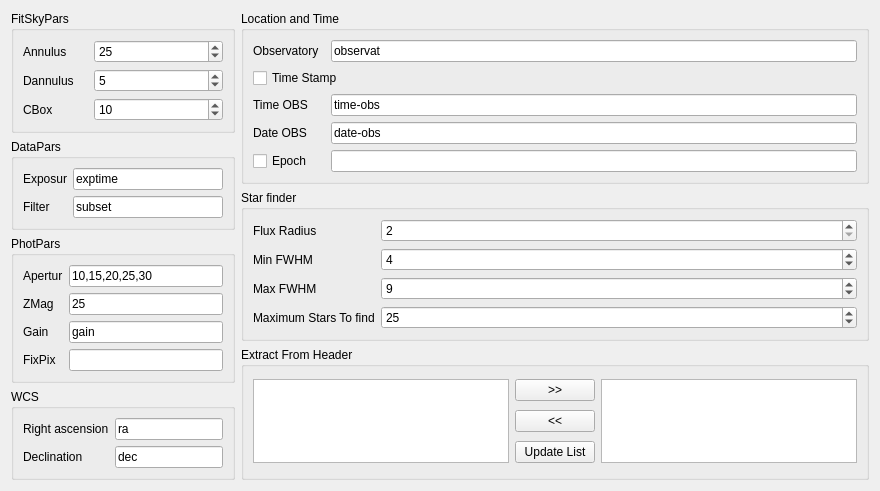
          <widget class="QWidget" name="tab_37">
           <attribute name="title">
            <string>Photometry</string>
           </attribute>
           <layout class="QGridLayout" name="gridLayout_95">
            <item row="0" column="0">
             <layout class="QGridLayout" name="gridLayout_96">
              <item row="0" column="0">
               <widget class="QGroupBox" name="groupBox_40">
                <property name="title">
                 <string>FitSkyPars</string>
                </property>
                <layout class="QGridLayout" name="gridLayout_97">
                 <item row="0" column="0">
                  <widget class="QLabel" name="label_87">
                   <property name="maximumSize">
                    <size>
                     <width>65</width>
                     <height>16777215</height>
                    </size>
                   </property>
                   <property name="text">
                    <string>Annulus</string>
                   </property>
                   <property name="alignment">
                    <set>Qt::AlignLeading|Qt::AlignLeft|Qt::AlignVCenter</set>
                   </property>
                  </widget>
                 </item>
                 <item row="0" column="1">
                  <widget class="QDoubleSpinBox" name="doubleSpinBox_8">
                   <property name="decimals">
                    <number>0</number>
                   </property>
                   <property name="maximum">
                    <double>1000.000000000000000</double>
                   </property>
                   <property name="value">
                    <double>25.000000000000000</double>
                   </property>
                  </widget>
                 </item>
                 <item row="1" column="0">
                  <widget class="QLabel" name="label_88">
                   <property name="maximumSize">
                    <size>
                     <width>65</width>
                     <height>16777215</height>
                    </size>
                   </property>
                   <property name="text">
                    <string>Dannulus</string>
                   </property>
                   <property name="alignment">
                    <set>Qt::AlignLeading|Qt::AlignLeft|Qt::AlignVCenter</set>
                   </property>
                  </widget>
                 </item>
                 <item row="1" column="1">
                  <widget class="QDoubleSpinBox" name="doubleSpinBox_9">
                   <property name="decimals">
                    <number>0</number>
                   </property>
                   <property name="maximum">
                    <double>1000.000000000000000</double>
                   </property>
                   <property name="value">
                    <double>5.000000000000000</double>
                   </property>
                  </widget>
                 </item>
                 <item row="2" column="0">
                  <widget class="QLabel" name="label_89">
                   <property name="maximumSize">
                    <size>
                     <width>65</width>
                     <height>16777215</height>
                    </size>
                   </property>
                   <property name="text">
                    <string>CBox</string>
                   </property>
                   <property name="alignment">
                    <set>Qt::AlignLeading|Qt::AlignLeft|Qt::AlignVCenter</set>
                   </property>
                  </widget>
                 </item>
                 <item row="2" column="1">
                  <widget class="QDoubleSpinBox" name="doubleSpinBox_15">
                   <property name="decimals">
                    <number>0</number>
                   </property>
                   <property name="maximum">
                    <double>1000.000000000000000</double>
                   </property>
                   <property name="value">
                    <double>10.000000000000000</double>
                   </property>
                  </widget>
                 </item>
                </layout>
               </widget>
              </item>
              <item row="1" column="0">
               <widget class="QGroupBox" name="groupBox_41">
                <property name="title">
                 <string>DataPars</string>
                </property>
                <layout class="QGridLayout" name="gridLayout_98">
                 <item row="1" column="0">
                  <widget class="QLabel" name="label_90">
                   <property name="text">
                    <string>Filter</string>
                   </property>
                  </widget>
                 </item>
                 <item row="0" column="1">
                  <widget class="QLineEdit" name="lineEdit_33">
                   <property name="text">
                    <string>exptime</string>
                   </property>
                  </widget>
                 </item>
                 <item row="0" column="0">
                  <widget class="QLabel" name="label_91">
                   <property name="text">
                    <string>Exposur</string>
                   </property>
                  </widget>
                 </item>
                 <item row="1" column="1">
                  <widget class="QLineEdit" name="lineEdit_34">
                   <property name="text">
                    <string>subset</string>
                   </property>
                   <property name="maxLength">
                    <number>8</number>
                   </property>
                  </widget>
                 </item>
                </layout>
               </widget>
              </item>
              <item row="2" column="0">
               <widget class="QGroupBox" name="groupBox_42">
                <property name="title">
                 <string>PhotPars</string>
                </property>
                <layout class="QGridLayout" name="gridLayout_99">
                 <item row="0" column="0">
                  <widget class="QLabel" name="label_92">
                   <property name="text">
                    <string>Apertur</string>
                   </property>
                  </widget>
                 </item>
                 <item row="0" column="1">
                  <widget class="QLineEdit" name="lineEdit_35">
                   <property name="text">
                    <string>10,15,20,25,30</string>
                   </property>
                  </widget>
                 </item>
                 <item row="1" column="0">
                  <widget class="QLabel" name="label_93">
                   <property name="text">
                    <string>ZMag</string>
                   </property>
                  </widget>
                 </item>
                 <item row="1" column="1">
                  <widget class="QLineEdit" name="lineEdit_36">
                   <property name="text">
                    <string>25</string>
                   </property>
                  </widget>
                 </item>
                 <item row="2" column="0">
                  <widget class="QLabel" name="label_94">
                   <property name="text">
                    <string>Gain</string>
                   </property>
                  </widget>
                 </item>
                 <item row="2" column="1">
                  <widget class="QLineEdit" name="lineEdit_37">
                   <property name="text">
                    <string>gain</string>
                   </property>
                  </widget>
                 </item>
                 <item row="3" column="0">
                  <widget class="QLabel" name="label_95">
                   <property name="text">
                    <string>FixPix</string>
                   </property>
                  </widget>
                 </item>
                 <item row="3" column="1">
                  <widget class="QLineEdit" name="lineEdit_38">
                   <property name="text">
                    <string/>
                   </property>
                  </widget>
                 </item>
                </layout>
               </widget>
              </item>
              <item row="3" column="0">
               <widget class="QGroupBox" name="groupBox_43">
                <property name="title">
                 <string>WCS</string>
                </property>
                <layout class="QGridLayout" name="gridLayout_100">
                 <item row="0" column="0">
                  <widget class="QLabel" name="label_96">
                   <property name="text">
                    <string>Right ascension</string>
                   </property>
                  </widget>
                 </item>
                 <item row="0" column="1">
                  <widget class="QLineEdit" name="lineEdit_39">
                   <property name="text">
                    <string>ra</string>
                   </property>
                  </widget>
                 </item>
                 <item row="1" column="0">
                  <widget class="QLabel" name="label_97">
                   <property name="text">
                    <string>Declination</string>
                   </property>
                  </widget>
                 </item>
                 <item row="1" column="1">
                  <widget class="QLineEdit" name="lineEdit_40">
                   <property name="text">
                    <string>dec</string>
                   </property>
                  </widget>
                 </item>
                </layout>
               </widget>
              </item>
             </layout>
            </item>
            <item row="0" column="1">
             <layout class="QGridLayout" name="gridLayout_101">
              <item row="0" column="0">
               <widget class="QGroupBox" name="groupBox_44">
                <property name="minimumSize">
                 <size>
                  <width>250</width>
                  <height>160</height>
                 </size>
                </property>
                <property name="title">
                 <string>Location and Time</string>
                </property>
                <layout class="QGridLayout" name="gridLayout_102">
                 <item row="2" column="0">
                  <widget class="QLabel" name="label_98">
                   <property name="text">
                    <string>Time OBS</string>
                   </property>
                  </widget>
                 </item>
                 <item row="6" column="2">
                  <widget class="QLineEdit" name="lineEdit_41"/>
                 </item>
                 <item row="0" column="0">
                  <widget class="QLabel" name="label_99">
                   <property name="text">
                    <string>Observatory</string>
                   </property>
                  </widget>
                 </item>
                 <item row="0" column="2">
                  <widget class="QLineEdit" name="lineEdit_42">
                   <property name="text">
                    <string>observat</string>
                   </property>
                  </widget>
                 </item>
                 <item row="2" column="2">
                  <widget class="QLineEdit" name="lineEdit_43">
                   <property name="text">
                    <string>time-obs</string>
                   </property>
                  </widget>
                 </item>
                 <item row="5" column="0">
                  <widget class="QLabel" name="label_100">
                   <property name="text">
                    <string>Date OBS</string>
                   </property>
                  </widget>
                 </item>
                 <item row="5" column="2">
                  <widget class="QLineEdit" name="lineEdit_44">
                   <property name="text">
                    <string>date-obs</string>
                   </property>
                  </widget>
                 </item>
                 <item row="6" column="0">
                  <widget class="QCheckBox" name="checkBox_5">
                   <property name="text">
                    <string>Epoch</string>
                   </property>
                  </widget>
                 </item>
                 <item row="1" column="0" colspan="3">
                  <widget class="QCheckBox" name="checkBox_13">
                   <property name="text">
                    <string>Time Stamp</string>
                   </property>
                  </widget>
                 </item>
                </layout>
               </widget>
              </item>
              <item row="1" column="0">
               <widget class="QGroupBox" name="groupBox_45">
                <property name="title">
                 <string>Star finder</string>
                </property>
                <layout class="QGridLayout" name="gridLayout_103">
                 <item row="0" column="0">
                  <widget class="QLabel" name="label_101">
                   <property name="maximumSize">
                    <size>
                     <width>80</width>
                     <height>16777215</height>
                    </size>
                   </property>
                   <property name="text">
                    <string>Flux Radius</string>
                   </property>
                   <property name="alignment">
                    <set>Qt::AlignLeading|Qt::AlignLeft|Qt::AlignVCenter</set>
                   </property>
                  </widget>
                 </item>
                 <item row="0" column="1">
                  <widget class="QDoubleSpinBox" name="doubleSpinBox_16">
                   <property name="decimals">
                    <number>0</number>
                   </property>
                   <property name="minimum">
                    <double>2.000000000000000</double>
                   </property>
                   <property name="maximum">
                    <double>100.000000000000000</double>
                   </property>
                   <property name="value">
                    <double>2.000000000000000</double>
                   </property>
                  </widget>
                 </item>
                 <item row="1" column="0">
                  <widget class="QLabel" name="label_102">
                   <property name="maximumSize">
                    <size>
                     <width>80</width>
                     <height>16777215</height>
                    </size>
                   </property>
                   <property name="text">
                    <string>Min FWHM</string>
                   </property>
                   <property name="alignment">
                    <set>Qt::AlignLeading|Qt::AlignLeft|Qt::AlignVCenter</set>
                   </property>
                  </widget>
                 </item>
                 <item row="1" column="1">
                  <widget class="QDoubleSpinBox" name="doubleSpinBox_17">
                   <property name="decimals">
                    <number>0</number>
                   </property>
                   <property name="minimum">
                    <double>1.000000000000000</double>
                   </property>
                   <property name="maximum">
                    <double>100.000000000000000</double>
                   </property>
                   <property name="value">
                    <double>4.000000000000000</double>
                   </property>
                  </widget>
                 </item>
                 <item row="2" column="0">
                  <widget class="QLabel" name="label_103">
                   <property name="maximumSize">
                    <size>
                     <width>80</width>
                     <height>16777215</height>
                    </size>
                   </property>
                   <property name="text">
                    <string>Max FWHM</string>
                   </property>
                   <property name="alignment">
                    <set>Qt::AlignLeading|Qt::AlignLeft|Qt::AlignVCenter</set>
                   </property>
                  </widget>
                 </item>
                 <item row="2" column="1">
                  <widget class="QDoubleSpinBox" name="doubleSpinBox_18">
                   <property name="decimals">
                    <number>0</number>
                   </property>
                   <property name="minimum">
                    <double>1.000000000000000</double>
                   </property>
                   <property name="maximum">
                    <double>100.000000000000000</double>
                   </property>
                   <property name="value">
                    <double>9.000000000000000</double>
                   </property>
                  </widget>
                 </item>
                 <item row="4" column="1">
                  <widget class="QDoubleSpinBox" name="doubleSpinBox_19">
                   <property name="decimals">
                    <number>0</number>
                   </property>
                   <property name="minimum">
                    <double>1.000000000000000</double>
                   </property>
                   <property name="maximum">
                    <double>10000.000000000000000</double>
                   </property>
                   <property name="value">
                    <double>25.000000000000000</double>
                   </property>
                  </widget>
                 </item>
                 <item row="4" column="0">
                  <widget class="QLabel" name="label_104">
                   <property name="text">
                    <string>Maximum Stars To find</string>
                   </property>
                   <property name="alignment">
                    <set>Qt::AlignLeading|Qt::AlignLeft|Qt::AlignVCenter</set>
                   </property>
                  </widget>
                 </item>
                </layout>
               </widget>
              </item>
              <item row="2" column="0">
               <widget class="QGroupBox" name="groupBox_46">
                <property name="title">
                 <string>Extract From Header</string>
                </property>
                <layout class="QGridLayout" name="gridLayout_105">
                 <item row="1" column="1">
                  <widget class="QPushButton" name="pushButton_66">
                   <property name="text">
                    <string>&lt;&lt;</string>
                   </property>
                  </widget>
                 </item>
                 <item row="0" column="2" rowspan="3">
                  <widget class="QListWidget" name="listWidget_26">
                   <property name="selectionMode">
                    <enum>QAbstractItemView::ExtendedSelection</enum>
                   </property>
                  </widget>
                 </item>
                 <item row="0" column="1">
                  <widget class="QPushButton" name="pushButton_67">
                   <property name="text">
                    <string>&gt;&gt;</string>
                   </property>
                  </widget>
                 </item>
                 <item row="2" column="1">
                  <widget class="QPushButton" name="pushButton_68">
                   <property name="text">
                    <string>Update List</string>
                   </property>
                  </widget>
                 </item>
                 <item row="0" column="0" rowspan="3">
                  <widget class="QListWidget" name="listWidget_27">
                   <property name="selectionMode">
                    <enum>QAbstractItemView::ExtendedSelection</enum>
                   </property>
                  </widget>
                 </item>
                </layout>
               </widget>
              </item>
             </layout>
            </item>
           </layout>
          </widget>
